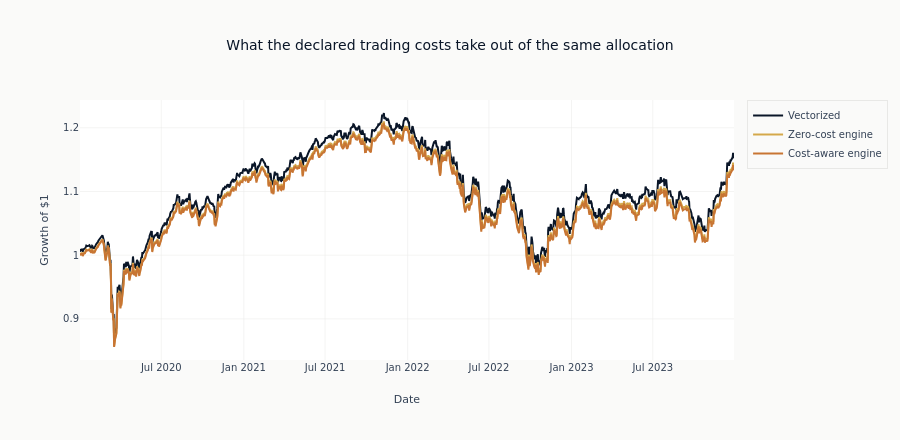

Notebook source saved alongside this figure:
### Code cell
fig = go.Figure()
bridge_columns = {
    "Vectorized": "vectorized_return",
    "Zero-cost engine": "zero_cost_return",
    "Cost-aware engine": "cost_aware_return",
}
bridge_colors = {
    "Vectorized": COLORS["blue"],
    "Zero-cost engine": COLORS["amber"],
    "Cost-aware engine": COLORS["copper"],
}
for label, column in bridge_columns.items():
    fig.add_scatter(
        x=bridge["timestamp"],
        y=(1 + bridge[column]).cum_prod(),
        mode="lines",
        name=label,
        line=dict(color=bridge_colors[label]),
    )

annual_cost_gap = (
    bridge_stats["Zero-cost engine"].annual_return - bridge_stats["Cost-aware engine"].annual_return
)
fig.update_layout(
    title="What the declared trading costs take out of the same allocation",
    xaxis_title="Date",
    yaxis_title="Growth of $1",
    height=440,
    legend=dict(bgcolor=COLORS["bg_light"]),
)
fig.show()

### Figure 1 — Plotly figure (JSON) as saved in the notebook; plotly's stock layout.template omitted (floating-point values rounded to 4 significant figures; data arrays with more than 128 entries replaced by an {"elided": "..."} marker saying what was removed)
{"data": [{"line": {"color": "#0a1628"}, "mode": "lines", "name": "Vectorized", "type": "scatter", "x": {"elided": "1006 str values"}, "y": {"elided": "1006 float values"}}, {"line": {"color": "#D4A84B"}, "mode": "lines", "name": "Zero-cost engine", "type": "scatter", "x": {"elided": "1006 str values"}, "y": {"elided": "1006 float values"}}, {"line": {"color": "#C87533"}, "mode": "lines", "name": "Cost-aware engine", "type": "scatter", "x": {"elided": "1006 str values"}, "y": {"elided": "1006 float values"}}], "layout": {"height": 440, "legend": {"bgcolor": "#FAFAF9"}, "title": {"text": "What the declared trading costs take out of the same allocation"}, "xaxis": {"title": {"text": "Date"}}, "yaxis": {"title": {"text": "Growth of $1"}}}}
